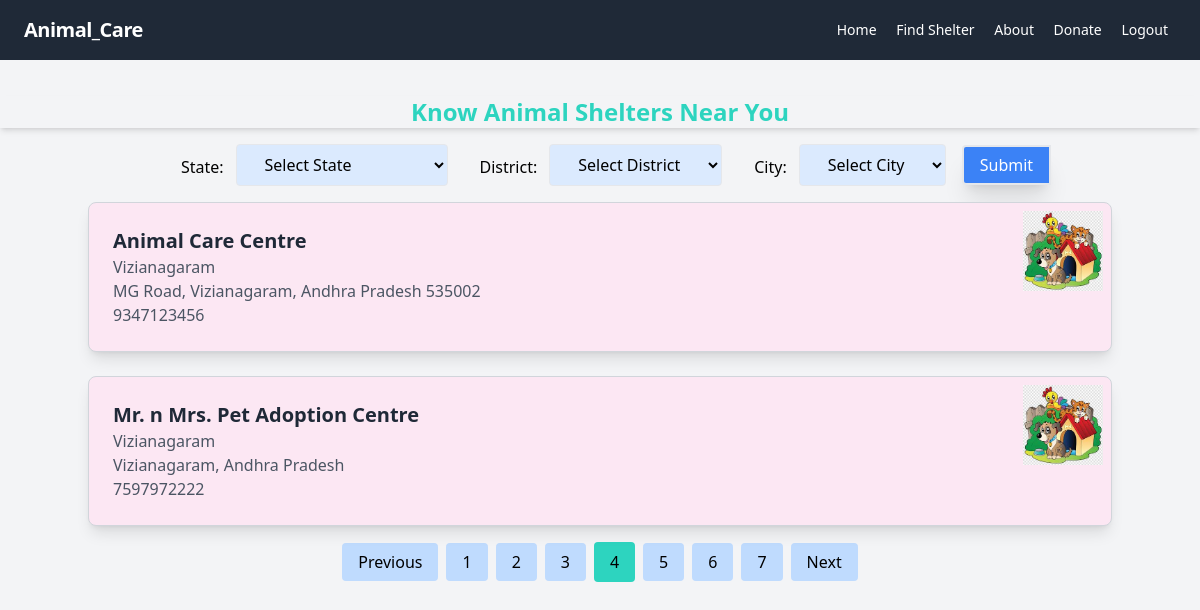
Screenshot of /find/?city=&page=4 (signed in) with the database file from the repository.
### AnimalApp/models.py (models this page shows)
class Shelter(models.Model):
    city=models.CharField(max_length=20)
    name=models.CharField(max_length=30)
    address=models.CharField(max_length=200)
    phone_number=models.PositiveIntegerField(default=123456789)

### AnimalApp/views.py (the view)
# urls.py: path('find/',views.find,name='find'),
@login_required(login_url='/login')
def find(request):
    city = request.GET.get('city', '')
    page_num = request.GET.get('page', 1)
    if request.method == 'POST':
        city = request.POST.get('area')
    if city:
        data = Shelter.objects.filter(city=city)
    else:
        data = Shelter.objects.all()
    pagination = Paginator(data, 2)
    finaldata = pagination.get_page(page_num)
    return render(request, 'alog.html', {'data': finaldata, 'city': city})

### templates/alog.html (shortened to what this page needs)
{% extends 'base.html' %}
{% load static %}
    {% block head %}
<head>
    <script src="https://cdn.tailwindcss.com"></script>
</head>
{% endblock %}
{% block content %}
<main class="flex-grow  pt-20">
    <section class="h-10 mb-2 ">
        <h2 class=" text-teal-400  text-2xl text-center mt-4 pd-0   shadow-md font-semibold">Know Animal Shelters Near You</h2><br>
    </section>
    <section class="">
        <form method="post" action="#" id="shelterForm" class="flex flex-col lg:flex-row lg:items-center justify-center space-y-4 lg:space-y-0 lg:space-x-4">
            <div class="flex flex-col lg:flex-row lg:items-center">
                <label for="state" class="ml-4 mt-1 mr-3">State:</label>
                <select id="state" class="px-6 py-2 border rounded bg-blue-100" onchange="populateDistricts()">
                    <option  value="">Select State</option>
                </select>
            </div>
            <div class="flex flex-col lg:flex-row lg:items-center">
                <label for="district" class="ml-4 mr-3 mt-1">District:</label>
                <select id="district" class="px-6 py-2 border rounded bg-blue-100" onchange="populateCities()">
                    <option value="">Select District</option>
                </select>
            </div>
            <div class="flex flex-col lg:flex-row lg:items-center">
                <label for="city" class="ml-4 mr-3 mt-1">City:</label>
                <select name='area' id="city" class="px-6 py-2 border rounded bg-blue-100" onchange="fetchShelterDetails()">
                    <option value="">Select City</option>
                </select>
            </div>
            <input type="submit" class="bg-blue-500 rounded-l px-4 h-10 text-white border-2 shadow-xl hover:shadow-md transition duration-300 ease-in-out hover:bg-teal-200 hover:text-black" value="Submit">
        </form>
        {% if data %}
        <div class="container mx-auto mt-4">
            {% for i in data %}
            <div class="relative bg-pink-100 border border-gray-300 rounded-lg shadow-lg p-6 mb-6">
                <div class="absolute top-2 right-2">
                    <img src="{% static 'download.jpeg' %}" alt="Shelter Logo" class="w-20 h-20">
                </div>
                <h2 class="text-xl font-semibold text-gray-800">{{ i.name }}</h2>
                <p class="text-gray-600">{{ i.city }}</p>
                <p class="text-gray-600">{{ i.address }}</p>
                <p class="text-gray-600">{{ i.phone_number }}</p>
            </div>
            {% endfor %}
        </div>
        {%else%}
        <div class="mt-6">
            <h2 class="text-2xl text-center font-bold text-gray-800 mb-4">No Results Found for "{{city}}"</h2>
        </div>
        {%endif%}
        <div class="flex justify-center mt-6">
            {% if data.has_other_pages %}
            <ul class="flex pagination space-x-2">
                {% if data.has_previous %}
                <li><a href="?city={{ city }}&page={{ data.previous_page_number }}" class="px-4 py-2 rounded bg-blue-200 hover:bg-blue-500">Previous</a></li>
                {% endif %}
                {% for num in data.paginator.page_range %}
                {% if data.number == num %}
                <li class="px-4 py-2 -mt-2 rounded bg-teal-400">{{ num }}</li>
                {% else %}
                <li><a href="?city={{ city }}&page={{ num }}" class="px-4 py-2 rounded bg-blue-200 hover:bg-blue-500">{{ num }}</a></li>
                {% endif %}
                {% endfor %}
                {% if data.has_next %}
                <li><a href="?city={{ city }}&page={{ data.next_page_number }}" class="px-4 py-2 rounded bg-blue-200 hover:bg-blue-500">Next</a></li>
                {% endif %}
            </ul>
            {% endif %}
        </div>
    </section>
</main>
{% endblock %}

### rows the page displays
Shelter: name "Animal Care Centre", city "Vizianagaram", address "MG Road, Vizianagaram, Andhra Pradesh 535002", phone_number "9347123456"
Shelter: name "Mr. n Mrs. Pet Adoption Centre", city "Vizianagaram", address "Vizianagaram, Andhra Pradesh", phone_number "7597972222"

### other values shown
{{ num }} "1" "2" "3" "5" "6" "7"
{{ num }} "4"
